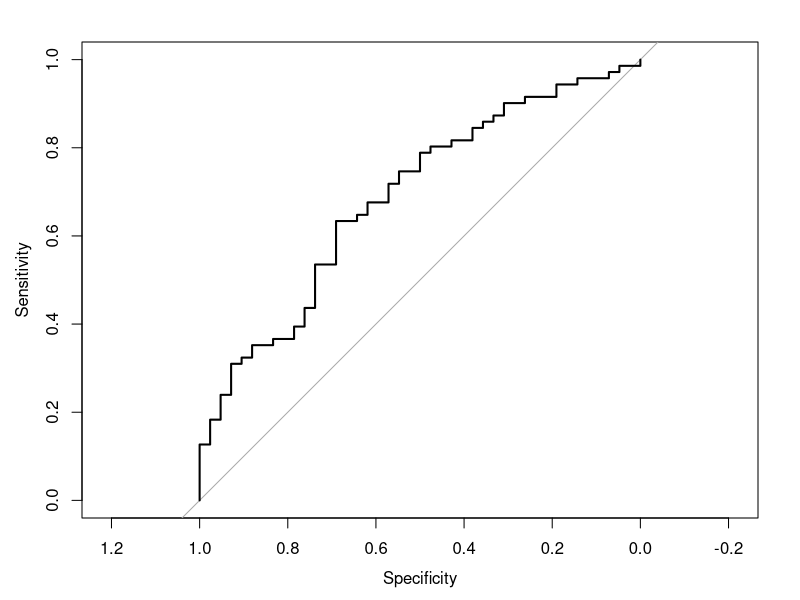
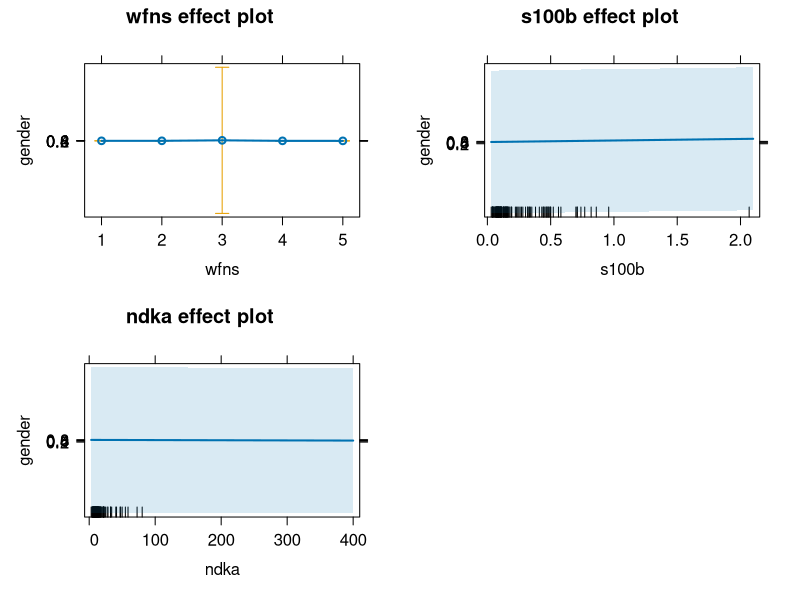
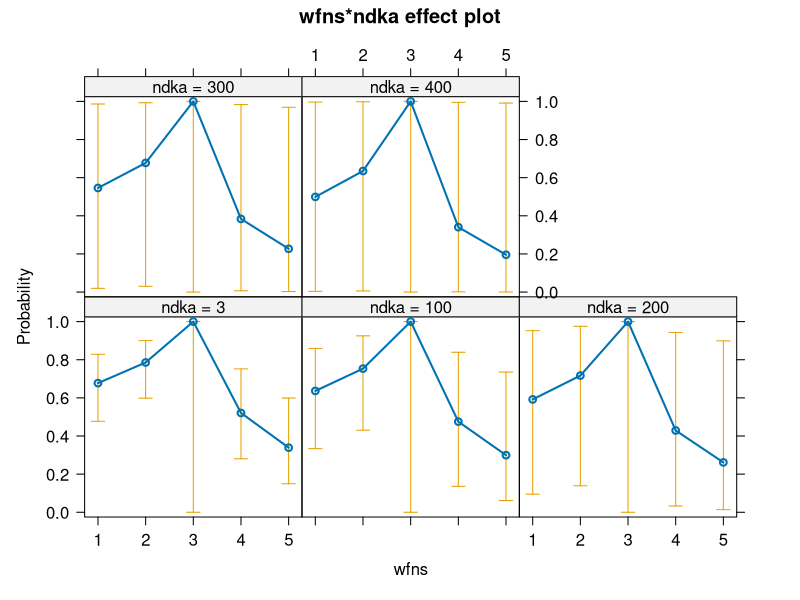

Reproduce these figures in R, in order.
# Ex 1. Calculate ROC and AUC
# Required
install.packages(pROC)
library(pROC)
data(aSAH)
aSAH->mydata
head(mydata)
# Fit a GLM
m.fit<- glm(gender~wfns+s100b+ndka , data=mydata, binomial)
mydata$prob <- predict(m.fit,type=c("response"))
gp <- roc(gender ~ prob, data = mydata)
plot(gp) 
auc(gp)

## Kind of Partial plot
library(effects)
g.eff<- allEffects(m.fit) # generate effects of all predictors
plot(g.eff) # plot effects of all variables separately
# plot single desired or interaction 
plot(effect("wfns:ndka", m.fit), rescale.axis=FALSE, ylab="Probability")
